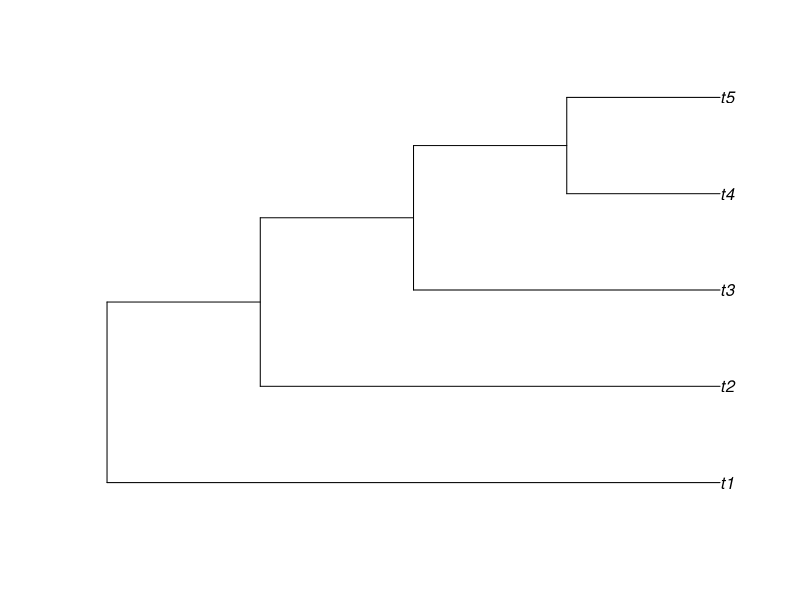
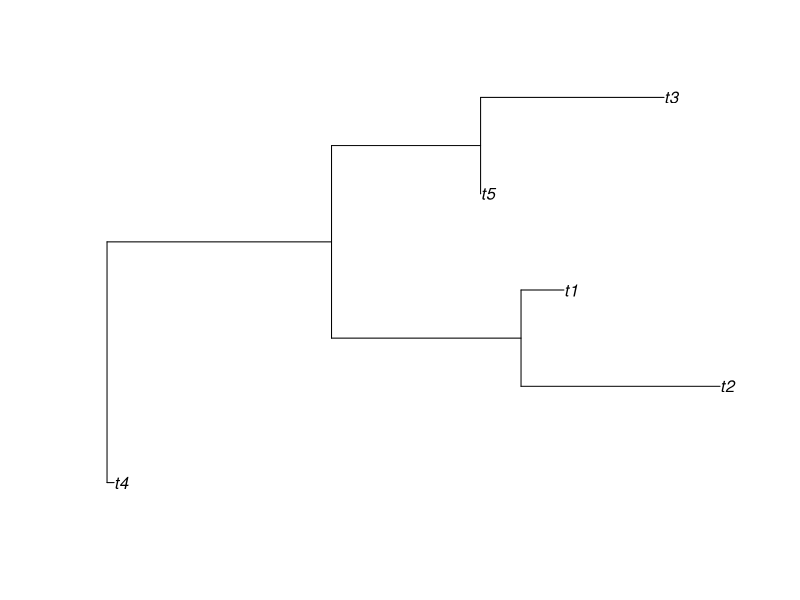
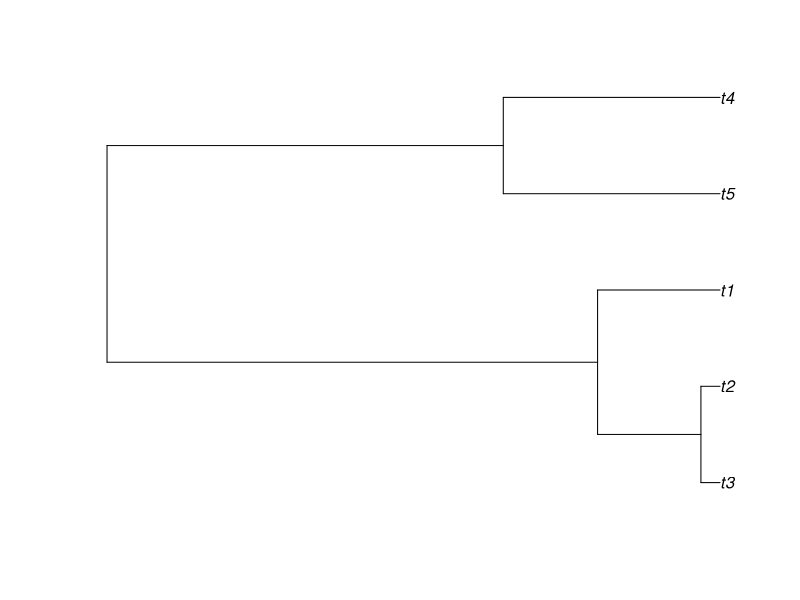
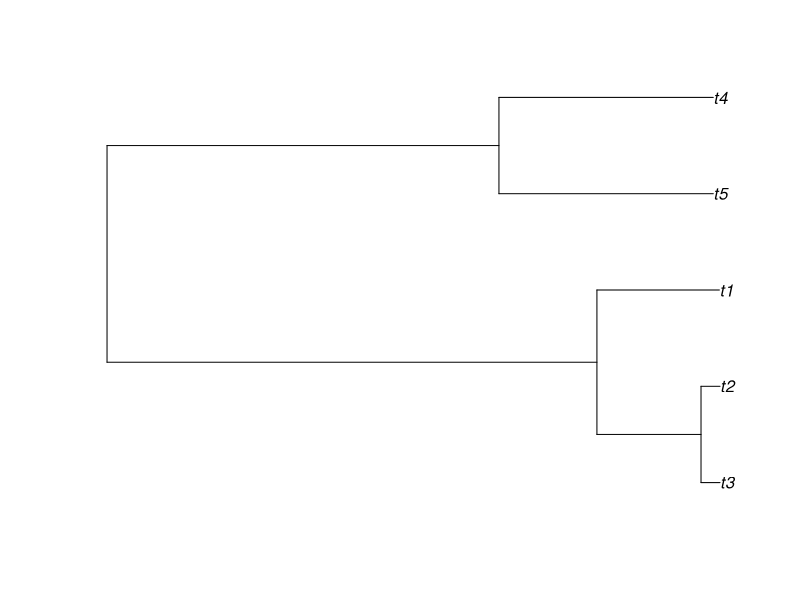
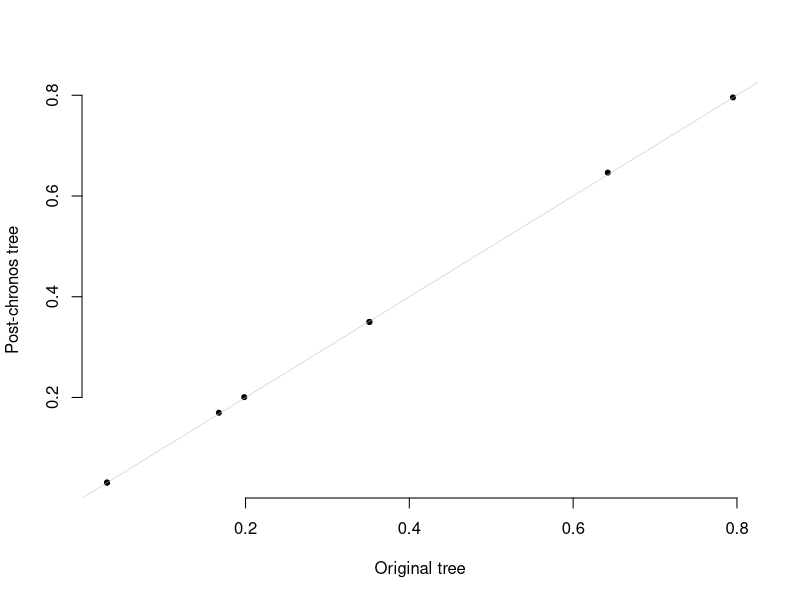

Generate these figures, in order, with R:
## ---- chunk 1
set.seed(1859)
library(ape)
phy <- ape::stree(5, type="left")
plot(phy)
## ---- chunk 2
ape::print.phylo(phy)
## ---- chunk 3
phy <- ape::rtree(5)
plot(phy)
print(ape::is.ultrametric(phy))
## ---- chunk 4
phy <- ape::rcoal(5)
plot(phy)
print(ape::is.ultrametric(phy))
## ---- chunk 5
phy2 <- ape::read.tree(text=write.tree(phy, digits=2))
plot(phy2)
print(ape::is.ultrametric(phy2))
## ---- chunk 6
phy3 <- ape::chronoMPL(phy2)
print(ape::is.ultrametric(phy3))
## ---- chunk 7
plot(phy$edge.length, phy3$edge.length, xlab="Original tree", ylab="Post-chronos tree", pch=20, bty="n")
abline(a=0, b=1, col="gray", lwd=0.5)
## ---- chunk 8
library(knitr)
length.matrix <- cbind(phy$edge.length, phy2$edge.length, phy3$edge.length)
colnames(length.matrix) <- c("Original", "Imported", "Recalibrated")
kable(length.matrix, align=rep("c",3))
